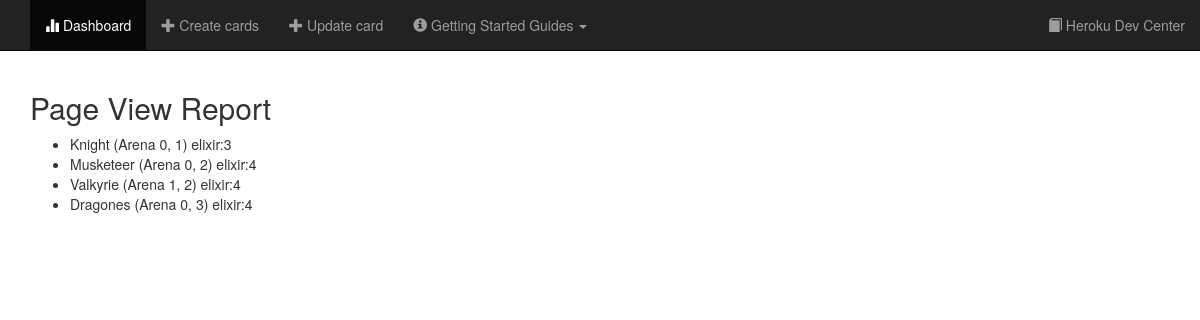
Page /db on the earlier database version.
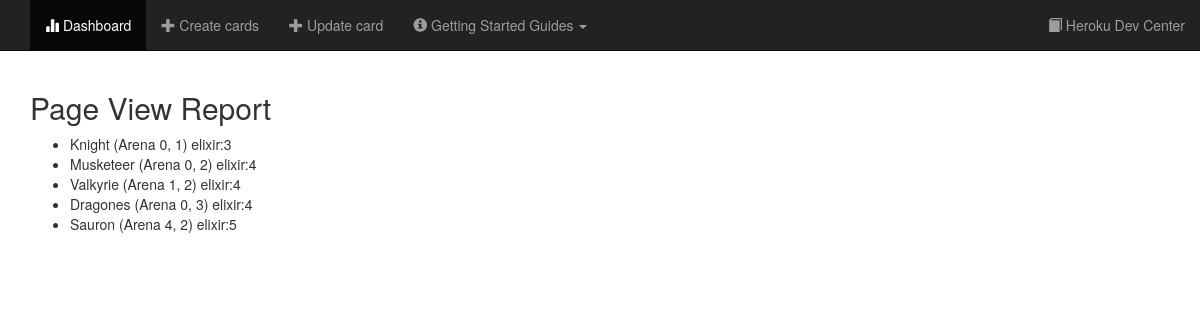
Same page on the later database version.
### hello/models.py (models this page shows, shortened)
class Card(models.Model):
  COMMON = 1
  RARE = 2
  EPIC = 3
  LEGENDARY = 4
  CARD_TYPES = (
    (COMMON, 'common'),
    (RARE, 'rare'),
    (EPIC, 'epic'),
    (LEGENDARY, 'legendary')
  )
  CARD_TYPES_IDICT = {
    'common': COMMON,
    'rare': RARE,
    'epic': EPIC,
    'legendary': LEGENDARY
  }
  CARDS_REQUIRED_TO_UPGRADE = [2, 4, 10, 20, 50, 100, 200, 400, 800, 1000,
      2000, 5000]
  MAX_LEVEL = [13, 11, 8, 5]
  name = models.CharField('name', primary_key=True, max_length=50)
  type = models.IntegerField('type', choices=CARD_TYPES)
  elixir = models.IntegerField('elixir')
  arena = models.IntegerField('arena')

### hello/views.py (the view)
# urls.py: url(r'^db', hello.views.db, name='db'),
def db(request):
  cards = Card.objects.all()
  return render(request, 'db.html', {'cards': cards})

### hello/templates/db.html
{% extends "base.html" %}
{% load staticfiles %}
{% block content %}
  <div class="container">
<h2>Page View Report</h2>
<ul>
{% for card in cards %}
    <li>{{ card.name }} (Arena {{ card.arena }}, {{ card.type }}) elixir:{{ card.elixir }}</li>
{% endfor %}
</ul>
</div>
{% endblock %}

### hello/templates/base.html (shortened to what this page needs)
<!DOCTYPE html>
<html>
<head>
  <link rel="stylesheet" type="text/css" href="//maxcdn.bootstrapcdn.com/bootstrap/3.3.4/css/bootstrap.min.css" />
</head>
<body>
<nav class="navbar navbar-default navbar-static-top navbar-inverse">
  <div class="container">
    <ul class="nav navbar-nav">
      <li class="active">
        <a href="/dashboard"><span class="glyphicon glyphicon-stats"></span> Dashboard</a>
      </li>
      <li>
        <a href="/create-cards"><span class="glyphicon glyphicon-plus"></span> Create cards</a>
      </li>
      <li>
        <a href="/update-card"><span class="glyphicon glyphicon-plus"></span> Update card</a>
      </li>
      <li class="dropdown">
        <a href="#" class="dropdown-toggle" data-toggle="dropdown" role="button" aria-expanded="false"><span class="glyphicon glyphicon-info-sign"></span> Getting Started Guides <span class="caret"></span></a>
      </li>
    </ul>
    <ul class="nav navbar-nav navbar-right">
      <li class="navbar-right">
        <a href="https://devcenter.heroku.com"><span class="glyphicon glyphicon-book"></span> Heroku Dev Center</a>
      </li>
    </ul>
  </div>
</nav>
{% block content %}{% endblock %}
</body>
</html>

Differences in the rows shown:
added Card: name "Sauron", arena "4", type "2", elixir "5"
